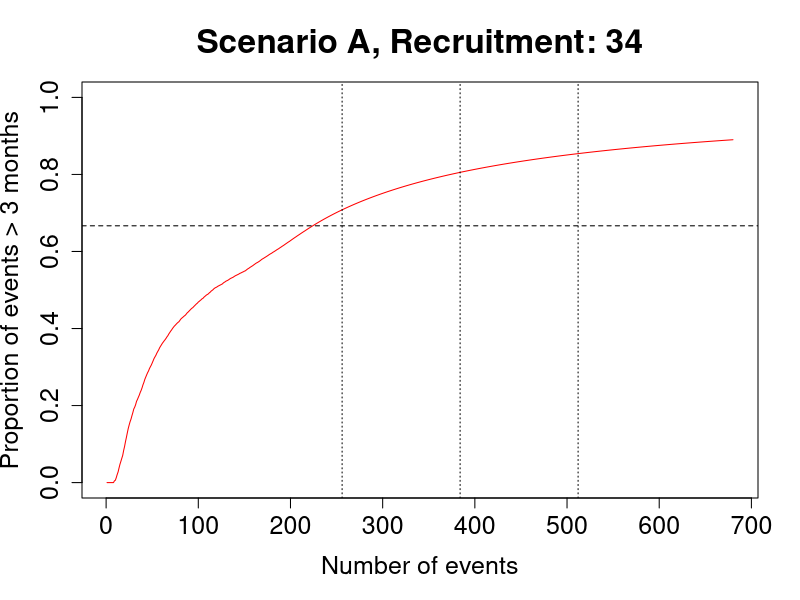
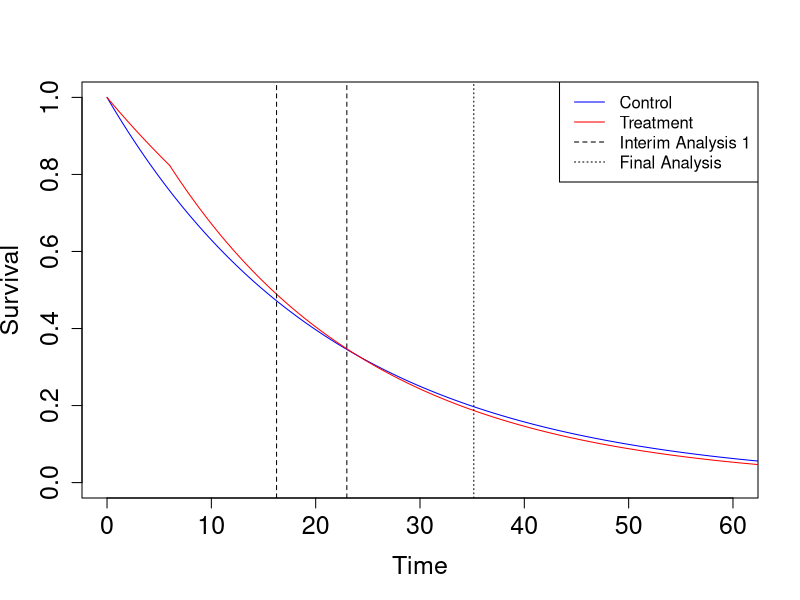
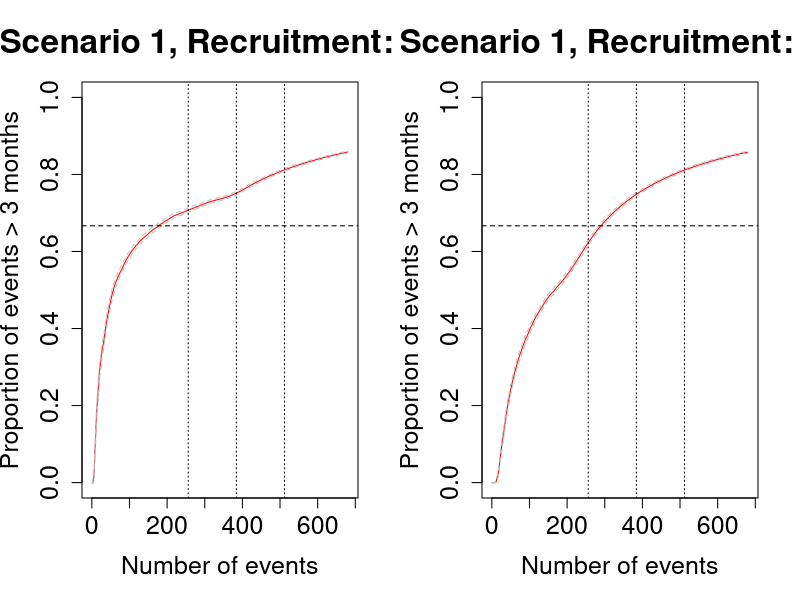
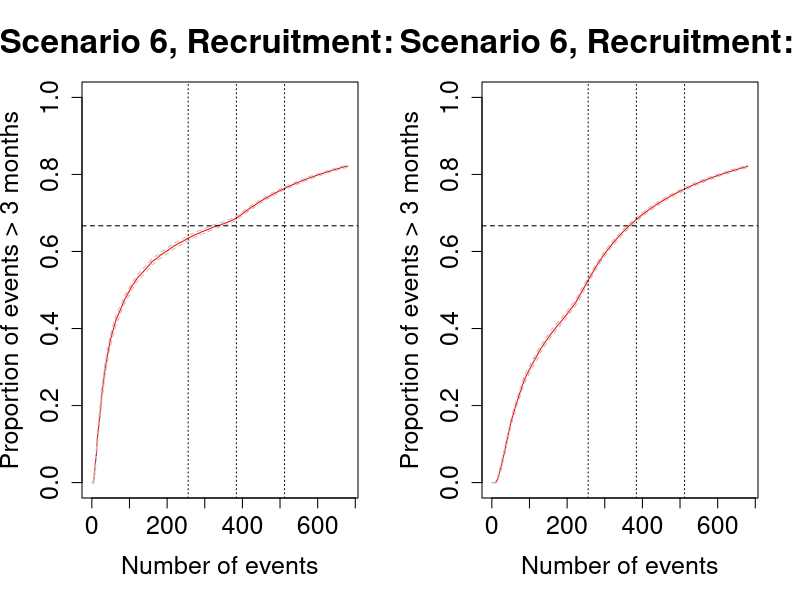

The R source for these figures, in order:
# Efficient data generator
generateData <- function(lambdac, HR1, T1, HR2, numPatients, recTime) {
  # control
  u_c <- runif(numPatients)
  control_time <- -log(u_c)/lambdac
  
  # treatment
  u_t <- runif(numPatients)
  CP <- exp(-lambdac * HR1 * T1)
  treatment_time <- numeric(numPatients)
  idx <- u_t > CP
  treatment_time[idx] <- -log(u_t[idx]) / (lambdac * HR1)
  treatment_time[!idx] <- (1/(lambdac * HR2)) * (lambdac * HR2 * T1 - log(u_t[!idx]) - lambdac * HR1 * T1)
  
  time <- c(control_time, treatment_time)
  group <- rep(c("Control", "Treatment"), each = numPatients)
  rec_time <- runif(numPatients * 2, 0, recTime)
  pseudo_time <- time + rec_time
  
  data.frame(time, group, rec_time, pseudo_time)
}

# Vectorized censoring calculation
censFunc <- function(time, rec_time, pseudo_time, censTime) {
  enrolled <- rec_time <= censTime
  status <- as.integer(pseudo_time <= censTime)
  surv_time <- ifelse(status == 1, time, censTime - rec_time)
  list(status = status[enrolled], surv_time = surv_time[enrolled])
}

# Vectorized proportion of events > 3 months
propEventsGivenCensor <- function(calTimes, time, rec_time, pseudo_time, threshold = 3) {
  sapply(calTimes, function(ct) {
    tmp <- censFunc(time, rec_time, pseudo_time, ct)
    mean(tmp$surv_time[tmp$status == 1] > threshold)
  })
}

# Main function
propEventFunc <- function(lambdac, HR1, T1, HR2, numPatients, recTime, numSimulations = 100) {
  # Preallocate list for results
  eventProps <- vector("list", numSimulations)
  
  for (k in seq_len(numSimulations)) {
    dat <- generateData(lambdac, HR1, T1, HR2, numPatients, recTime)
    dat <- dat[order(dat$pseudo_time), ]
    eventProps[[k]] <- propEventsGivenCensor(
      calTimes = dat$pseudo_time,
      time = dat$time,
      rec_time = dat$rec_time,
      pseudo_time = dat$pseudo_time
    )
  }
  
  # Combine results into a matrix
  propMatrix <- do.call(rbind, eventProps)
  
  # Compute summary statistics
  eventMean <- colMeans(propMatrix)
  eventSD   <- apply(propMatrix, 2, sd)
  eventSE   <- eventSD / sqrt(numSimulations)
  
  list(
    eventProp = eventMean,
    eventVec  = seq_len(numPatients * 2),
    calTime   = dat$pseudo_time,
    eventMean = eventMean,
    eventSD   = eventSD,
    eventSE   = eventSE
  )
}




scen_list <- list(A = list(HR1 = 0.75,
                           HR2 = 0.75,
                           delay = 0),
                  B = list(HR1 = 1,
                           HR2 = 1,
                           delay = 0),
                  C = list(HR1 = 1.3,
                           HR2 = 1.3,
                           delay = 0),
                  D = list(HR1 = 1,
                           HR2 = 0.693,
                           delay = 3),
                  E = list(HR1 = 1,
                           HR2 = 0.620,
                           delay = 6),
                  F = list(HR1 = 1.3,
                           HR2 = 0.628,
                           delay = 3)
)

lambda_c <- log(2)/12
n_c <- 340
n_t <- 340
num_events <- 512





events_v_prop_func <- function(scenario, rec_duration){
  
  # Example run
  x1 <- propEventFunc(lambda_c,
                      scen_list[[scenario]]$HR1, 
                      scen_list[[scenario]]$delay, 
                      scen_list[[scenario]]$HR2,
                      n_c, 
                      rec_duration)
  
  #plotTime <- seq(1, max(x1$calTime), by = 6)
  #plotEvents <- sapply(plotTime, function(pt) sum(x1$calTime < pt))
  
  plot(x1$eventVec, x1$eventProp, type = "l", ylim = c(0, 1),
       xlab = "Number of events", ylab = "Proportion of events > 3 months",
       col = "red", 
       main = paste0("Scenario ", scenario, ", Recruitment: ", rec_duration), 
       cex.axis=1.5, cex.lab=1.5, cex.main=2)
  lines(x1$eventVec, x1$eventMean + 1.96 * x1$eventSE, lty = 2, col = "gray")
  lines(x1$eventVec, x1$eventMean - 1.96 * x1$eventSE, lty = 2, col = "gray")
  #points(x1$eventVec[plotEvents], x1$eventProp[plotEvents])
  abline(h = 2/3, lty = 2)
  abline(v = 512 * 0.5, lty = 3)
  abline(v = 512 * 0.75, lty = 3)
  abline(v = 512, lty = 3)
  
  #print(which(x1$eventProp > (2/3))[1])
}
# 
# for (i in 1:6){
#   events_v_prop_func(i, 34)
# }
# 
# for (i in 1:6){
#   events_v_prop_func(i, 12)
# }

png("Events_Prop_Scen1.png", units="in", width=12, height=5, res=700)
par(mfrow=c(1,2))
events_v_prop_func(1, 34)
events_v_prop_func(1, 12)
dev.off()

png("Events_Prop_Scen6.png", units="in", width=12, height=5, res=700)
par(mfrow=c(1,2))
events_v_prop_func(6, 34)
events_v_prop_func(6, 12)
dev.off()



#############
#Finding parameters that 'break' it
##############


lambda_c <- log(2)/15
HR1 <- 0.7
HR2 <- 1.1
delay <- 6 
n_c <- 340
rec_duration <- 12

x1 <- propEventFunc(lambda_c,
                    HR1, 
                    delay, 
                    HR2,
                    n_c, 
                    rec_duration)

plotTime <- seq(1, max(x1$calTime), by = 6)
plotEvents <- sapply(plotTime, function(pt) sum(x1$calTime < pt))

#png("Break_Scen2.png", units="in", width=12, height=5, res=700)
#par(mfrow=c(1,2))
plot(x1$eventVec, x1$eventProp, type = "l", ylim = c(0, 1),
     xlab = "Number of events", ylab = "Proportion of events > 3 months",
     col = "red", 
     main = "Scenario A, Recruitment: 34",
     #main = paste0("Scenario ", scenario, ", Recruitment: ", rec_duration), 
     cex.axis=1.5, cex.lab=1.5, cex.main=2)
#lines(x1$eventVec, x1$eventMean + 1.96 * x1$eventSE, lty = 2, col = "gray")
#lines(x1$eventVec, x1$eventMean - 1.96 * x1$eventSE, lty = 2, col = "gray")
#points(x1$eventVec[plotEvents], x1$eventProp[plotEvents])
abline(h = 2/3, lty = 2)
abline(v = 512 * 0.5, lty = 3)
abline(v = 512 * 0.75, lty = 3)
abline(v = 512, lty = 3)


print(which(x1$eventProp > (2/3))[1])
IA_Time1 <- min(max(x1$calTime[which(x1$eventProp > (2/3))[1]], x1$calTime[256]), x1$calTime[512])
IA_Time2 <- min(max(x1$calTime[which(x1$eventProp > (2/3))[1]], x1$calTime[384]), x1$calTime[512])
print(IA_Time1)
print(IA_Time2)
Final_Time <- x1$calTime[512]
print(Final_Time)

#Control survival lines
controlTime1 <- seq(0, 100, by=0.01)
controlSurv1 <- exp(-lambda_c*controlTime1)

#Treatment survival lines
treatmentTime1 <- seq(0, delay, by=0.01)
treatmentSurv1 <- exp(-lambda_c*treatmentTime1*HR1)

treatmentTime2 <- seq(delay, 100, by=0.01)
treatmentSurv2 <- exp(-lambda_c*delay*HR1 - lambda_c*HR2*(treatmentTime2-delay))


# Plotting
plot(controlTime1, controlSurv1, type = "l", ylim = c(0,1),
     xlim = c(0,60), xlab = "Time",
     ylab = "Survival", col = "blue",
     cex.axis=1.5, cex.lab=1.5, cex.main=2)
lines(treatmentTime1, treatmentSurv1, col = "red", lty = 1)
lines(treatmentTime2, treatmentSurv2, col = "red", lty = 1)
legend("topright", legend = c("Control", "Treatment", "Interim Analysis 1", "Final Analysis"),
       lty = c(1, 1, 2, 3), 
       col = c("blue", "red", "black", "black"))
abline(v = IA_Time1, lty = 2)
abline(v = IA_Time2, lty = 2)
abline(v = Final_Time, lty = 3)
#dev.off()
